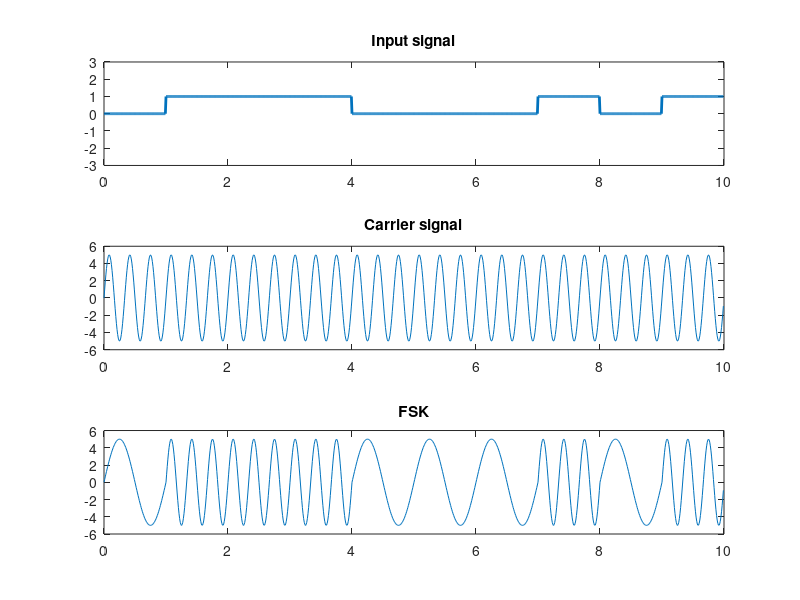

MATLAB code to generate this figure:
clc;
clear all;
close all;

bits=[0 1 1 1 0 0 0 1 0 1];
bit_dur=1;
T=length(bits)*bit_dur;
fs=100;
t=0:1/fs:T-(1/fs);

for i=1:length(bits)
    if bits(i)==0
        x((i-1)*fs*bit_dur+1:i*fs*bit_dur)=zeros(1, fs*bit_dur);
    else
        x((i-1)*fs*bit_dur+1:i*fs*bit_dur)=ones(1, fs*bit_dur);
    end
end

subplot(3,1,1);
plot(t,x,'linewidth',2);
title("Input signal");
ylim([-3,3]);
a=5;
f=3;
sig=a*sin(2*pi*f*t);
subplot(3,1,2);
plot(t,sig);
title("Carrier signal");

zero_sig=a * sin(2 * pi * 1 * t(1:length(t)/length(bits)));
for i=1:length(bits)
    if bits(i)==0
        sig((i-1)*fs*bit_dur+1:i*fs*bit_dur)=zero_sig;
    end
end
subplot(3,1,3);
plot(t,sig);
title("FSK");